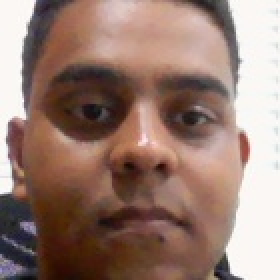
#> input picture recognizer/dataset/ra1371392322001/ra1371392322001.1.jpg, 140 x 140 px (shown 2 times larger); its folder holds only this picture in this run
$ python train_lpbh.py
#> lines starting #> are read from the running program, lines starting #| are printed output that depends on the picture
import os
#import json
import cv2
import numpy as np
from PIL import Image

training_path = "dataset"

def get_image_data(path_train):
#> called with path_train = 'dataset'
  subdirs = [os.path.join(path_train, f) for f in os.listdir(path_train)]
  #print(subdirs)
  faces = []
  ids = []

  face_names = {}
  id = 1   # current id  (starting id)
  print("Loading faces from training set...")
  for subdir in subdirs:
    name = os.path.split(subdir)[1]

    images_list = [os.path.join(subdir, f) for f in os.listdir(subdir)]
    for path in images_list:
      image = Image.open(path).convert('L')
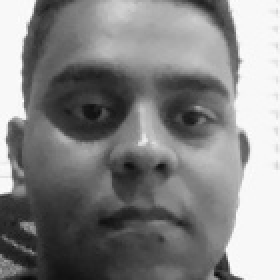
#> image: PIL image 140x140 L (shown 2 times larger); min 9, max 253, mean 132
      face = np.array(image, 'uint8')
      face = cv2.resize(face, (90, 120))
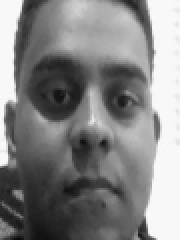
#> face: shape (120, 90) (shown 2 times larger); min 10, max 251, mean 131.9
      print(str(id) + " <-- " + path)
      ids.append(id)
      faces.append(face)
      cv2.imshow("Training faces...", face)
      cv2.waitKey(50)

    if not name in face_names:
      face_names[name] = id
      id += 1
#> pass 2 of the loop in get_image_data, `for subdir in subdirs:`:
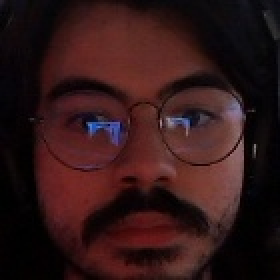
#> input picture recognizer/dataset/ra1371392322012/ra1371392322012.1.jpg, 140 x 140 px (shown 2 times larger)
#> in get_image_data, `image = Image.open(path).convert('L')`:
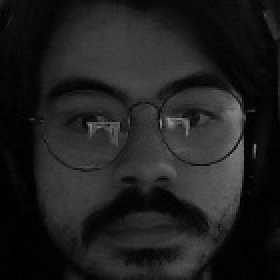
#> image: PIL image 140x140 L (shown 2 times larger); min 0, max 147, mean 31.2
#> in get_image_data, `face = cv2.resize(face, (90, 120))`:
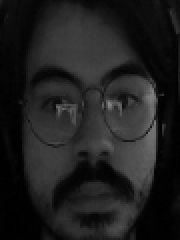
#> face: shape (120, 90) (shown 2 times larger); min 0, max 135, mean 31.1

  return np.array(ids), faces, face_names

ids, faces, face_names = get_image_data(training_path)
#> ids = [1, 2]; faces = 2 items; face_names = {'ra1371392322001': 1, 'ra1371392322012': 2}

print(ids)
#| [1 2]
print(len(faces))
#| 2

print('Training LBPH recognizer......')
lbph_classifier = cv2.face.LBPHFaceRecognizer_create()
lbph_classifier.train(faces, ids)
lbph_classifier.write('lbph_classifier.yml')
print('... Completed!\n')
